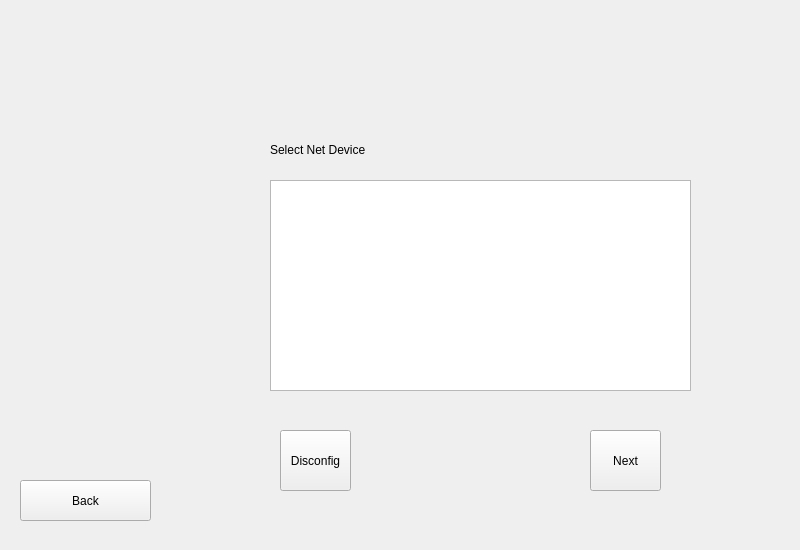
<?xml version="1.0" encoding="UTF-8"?>
<ui version="4.0">
 <class>FormPPPoE</class>
 <widget class="QWidget" name="FormPPPoE">
  <property name="geometry">
   <rect>
    <x>0</x>
    <y>0</y>
    <width>800</width>
    <height>550</height>
   </rect>
  </property>
  <property name="minimumSize">
   <size>
    <width>800</width>
    <height>550</height>
   </size>
  </property>
  <property name="maximumSize">
   <size>
    <width>800</width>
    <height>550</height>
   </size>
  </property>
  <property name="windowTitle">
   <string>Form</string>
  </property>
  <widget class="QLabel" name="label_2">
   <property name="geometry">
    <rect>
     <x>0</x>
     <y>0</y>
     <width>800</width>
     <height>550</height>
    </rect>
   </property>
   <property name="maximumSize">
    <size>
     <width>800</width>
     <height>550</height>
    </size>
   </property>
   <property name="text">
    <string/>
   </property>
   <property name="pixmap">
    <pixmap>../../../../../../usr/share/kademar/utils/cadi/img/bg/cadi.png</pixmap>
   </property>
   <property name="scaledContents">
    <bool>true</bool>
   </property>
  </widget>
  <widget class="QStackedWidget" name="pages">
   <property name="geometry">
    <rect>
     <x>210</x>
     <y>70</y>
     <width>561</width>
     <height>421</height>
    </rect>
   </property>
   <property name="currentIndex">
    <number>1</number>
   </property>
   <widget class="QWidget" name="software">
    <widget class="QLabel" name="label_4">
     <property name="geometry">
      <rect>
       <x>19</x>
       <y>20</y>
       <width>461</width>
       <height>21</height>
      </rect>
     </property>
     <property name="font">
      <font>
       <pointsize>13</pointsize>
       <weight>75</weight>
       <bold>true</bold>
      </font>
     </property>
     <property name="text">
      <string>ADSL/PPPoE</string>
     </property>
     <property name="alignment">
      <set>Qt::AlignCenter</set>
     </property>
    </widget>
    <widget class="QLabel" name="label">
     <property name="geometry">
      <rect>
       <x>30</x>
       <y>80</y>
       <width>411</width>
       <height>51</height>
      </rect>
     </property>
     <property name="text">
      <string>Here you can configure ADSL PPP over Ethernet.</string>
     </property>
     <property name="alignment">
      <set>Qt::AlignLeading|Qt::AlignLeft|Qt::AlignTop</set>
     </property>
     <property name="wordWrap">
      <bool>true</bool>
     </property>
    </widget>
    <widget class="QLabel" name="l_logo_blth">
     <property name="geometry">
      <rect>
       <x>350</x>
       <y>240</y>
       <width>121</width>
       <height>141</height>
      </rect>
     </property>
     <property name="text">
      <string/>
     </property>
     <property name="pixmap">
      <pixmap>../../../../../usr/share/kademar/utils/cadi/img/pppoe.png</pixmap>
     </property>
    </widget>
    <widget class="QPushButton" name="b_inicia">
     <property name="geometry">
      <rect>
       <x>60</x>
       <y>280</y>
       <width>261</width>
       <height>71</height>
      </rect>
     </property>
     <property name="text">
      <string>Start PPPoE Detection
(Can take a while, be patient)</string>
     </property>
    </widget>
    <widget class="QLabel" name="label_6">
     <property name="geometry">
      <rect>
       <x>30</x>
       <y>130</y>
       <width>491</width>
       <height>71</height>
      </rect>
     </property>
     <property name="font">
      <font>
       <italic>true</italic>
      </font>
     </property>
     <property name="frameShape">
      <enum>QFrame::Box</enum>
     </property>
     <property name="frameShadow">
      <enum>QFrame::Raised</enum>
     </property>
     <property name="text">
      <string>This isn't the normal connection way. So, if you aren't sure that you need this kind of connection, we recommend to quit from this module</string>
     </property>
     <property name="wordWrap">
      <bool>true</bool>
     </property>
    </widget>
   </widget>
   <widget class="QWidget" name="page">
    <widget class="QLabel" name="label_5">
     <property name="geometry">
      <rect>
       <x>60</x>
       <y>70</y>
       <width>191</width>
       <height>20</height>
      </rect>
     </property>
     <property name="text">
      <string>Select Net Device</string>
     </property>
    </widget>
    <widget class="QListWidget" name="list_net_dev">
     <property name="geometry">
      <rect>
       <x>60</x>
       <y>110</y>
       <width>421</width>
       <height>211</height>
      </rect>
     </property>
     <property name="font">
      <font>
       <pointsize>10</pointsize>
      </font>
     </property>
    </widget>
    <widget class="QPushButton" name="b_finish">
     <property name="geometry">
      <rect>
       <x>380</x>
       <y>360</y>
       <width>71</width>
       <height>61</height>
      </rect>
     </property>
     <property name="text">
      <string>Next</string>
     </property>
    </widget>
    <widget class="QPushButton" name="b_disconfigure">
     <property name="geometry">
      <rect>
       <x>70</x>
       <y>360</y>
       <width>71</width>
       <height>61</height>
      </rect>
     </property>
     <property name="text">
      <string>Disconfig</string>
     </property>
    </widget>
   </widget>
  </widget>
  <widget class="QLabel" name="label_3">
   <property name="geometry">
    <rect>
     <x>20</x>
     <y>10</y>
     <width>90</width>
     <height>90</height>
    </rect>
   </property>
   <property name="text">
    <string/>
   </property>
   <property name="pixmap">
    <pixmap>../../../../../usr/share/kademar/utils/cadi/img/kademar.png</pixmap>
   </property>
   <property name="scaledContents">
    <bool>true</bool>
   </property>
  </widget>
  <widget class="QPushButton" name="b_sortir">
   <property name="geometry">
    <rect>
     <x>20</x>
     <y>480</y>
     <width>131</width>
     <height>41</height>
    </rect>
   </property>
   <property name="text">
    <string>Back</string>
   </property>
   <property name="icon">
    <iconset>
     <normaloff>../../../../../usr/share/kademar/utils/cadi/img/enrera.png</normaloff>../../../../../usr/share/kademar/utils/cadi/img/enrera.png</iconset>
   </property>
  </widget>
 </widget>
 <resources/>
 <connections/>
</ui>
